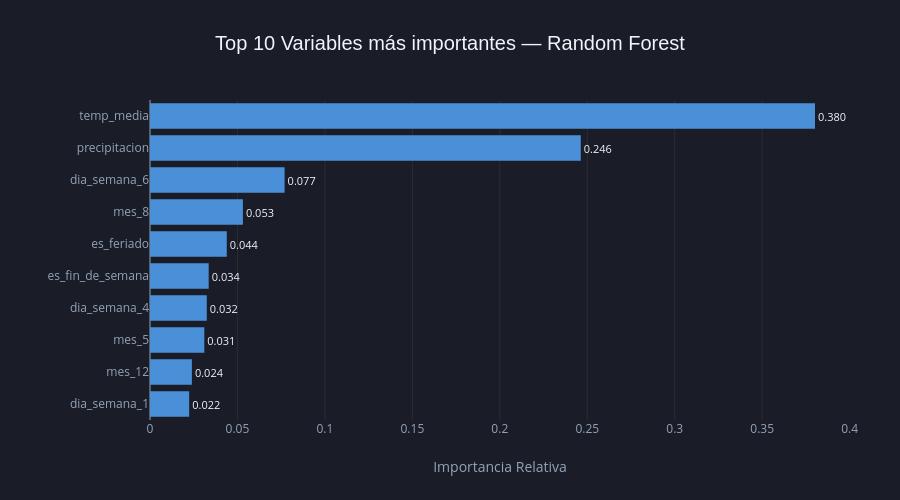

Notebook code cell kept with this figure:
### Markdown cell above
Análisis de la Relación Real vs. Predicho
El gráfico de dispersión (Scatter Plot) entre los valores reales y predichos expone la dificultad de ambos algoritmos para capturar la variabilidad de la siniestralidad vial. La línea de puntos roja representa la "predicción perfecta" (donde el valor real y el predicho coinciden).
Visualmente, se observa que ambos modelos sufren de un sesgo de subestimación: las predicciones se agrupan de forma casi horizontal en el rango inferior (entre 0.00 y 0.03), siendo incapaces de proyectar los casos donde la probabilidad real escala hasta 0.20.

Diagnóstico del Coeficiente de Determinación (R^2)

•	Regresión Lineal (R^2 = 0.0158): Explica apenas el 1.58% de la varianza del fenómeno. El modelo lineal no encuentra una estructura clara, distribuyendo sus predicciones en una nube difusa en la base del gráfico.

•	Random Forest (R^2 = -0.1227): Al arrojar un valor negativo sobre el conjunto de test, se evidencia un problema crítico de sobreajuste (overfitting) en el entrenamiento o una severa penalización por el desbalance de los datos. El modelo comete errores sistemáticos más grandes que la varianza natural de la variable objetivo.

### Code cell
# ── Gráfico 3: Importancia de variables — Random Forest ───────────────────────

# 1. Recuperar los nombres de features tras el OneHotEncoder
ohe_feature_names = (
    pipeline_rf
    .named_steps['preprocesamiento']
    .named_transformers_['cat']
    .get_feature_names_out(cat_features)
    .tolist()
)
all_feature_names = num_features + ohe_feature_names + bin_features

# 2. Calcular las importancias y ordenar de menor a mayor
importancias = pd.Series(
    pipeline_rf.named_steps['modelo'].feature_importances_,
    index=all_feature_names
).sort_values(ascending=True)

# Tomamos las 10 más importantes
df_importancias = importancias.tail(10).reset_index()
df_importancias.columns = ['Variable', 'Importancia']

# 3. Creamos el gráfico de barras horizontales interactivo
fig_importancias = px.bar(
    df_importancias,
    x='Importancia',
    y='Variable',
    orientation='h',
    title='Top 10 Variables más importantes — Random Forest',
    labels={'Importancia': 'Importancia Relativa', 'Variable': ''},
    color_discrete_sequence=['#4A90D9'], # Azul vibrante para que destaque en fondo oscuro
    text_auto='.3f' 
)

# 4. DISEÑO UNIFICADO OSCURO
fig_importancias.update_layout(
    template=None,
    paper_bgcolor='#1A1D27', # Fondo tarjeta oscuro
    plot_bgcolor='#1A1D27',  # Fondo gráfico oscuro
    
    title_font_size=20,
    title_font_family='Arial',
    font_color='#F1F5F9',    # Letras claras
    
    height=500,
    width=900,
    showlegend=False, 
    margin=dict(l=150, r=50) # Mantenemos el margen vital para los nombres de las variables
)

# 5. Ajustes de legibilidad para ejes y grillas tenues
fig_importancias.update_xaxes(
    showgrid=True, 
    gridcolor='rgba(255,255,255,0.07)', 
    color='#94A3B8',
    tickfont=dict(color='#94A3B8')
)
fig_importancias.update_yaxes(
    showgrid=False, # Sin grilla horizontal para un diseño más limpio
    color='#94A3B8',
    tickfont=dict(size=12, color='#94A3B8')
)

# Posicionamos los números por fuera de la barra y forzamos su color claro
fig_importancias.update_traces(
    textposition='outside', 
    textfont=dict(size=11, color='#F1F5F9')
)

# Mostramos la visualización interactiva
fig_importancias.show()

### Figure 1 — Plotly figure (JSON) as saved in the notebook; plotly's stock layout.template omitted (floating-point values rounded to 4 significant figures)
{"data": [{"hovertemplate": "Importancia Relativa=%{x}<br>=%{y}<extra></extra>", "legendgroup": "", "marker": {"color": "#4A90D9", "pattern": {"shape": ""}}, "name": "", "orientation": "h", "showlegend": false, "textfont": {"color": "#F1F5F9", "size": 11}, "textposition": "outside", "texttemplate": "%{x:.3f}", "type": "bar", "x": [0.02239, 0.02394, 0.03105, 0.03246, 0.03356, 0.0439, 0.05311, 0.07696, 0.2463, 0.3802], "xaxis": "x", "y": ["dia_semana_1", "mes_12", "mes_5", "dia_semana_4", "es_fin_de_semana", "es_feriado", "mes_8", "dia_semana_6", "precipitacion", "temp_media"], "yaxis": "y"}], "layout": {"barmode": "relative", "font": {"color": "#F1F5F9"}, "height": 500, "legend": {"tracegroupgap": 0}, "margin": {"l": 150, "r": 50}, "paper_bgcolor": "#1A1D27", "plot_bgcolor": "#1A1D27", "showlegend": false, "title": {"font": {"family": "Arial", "size": 20}, "text": "Top 10 Variables más importantes — Random Forest"}, "width": 900, "xaxis": {"anchor": "y", "color": "#94A3B8", "domain": [0, 1], "gridcolor": "rgba(255,255,255,0.07)", "showgrid": true, "tickfont": {"color": "#94A3B8"}, "title": {"text": "Importancia Relativa"}}, "yaxis": {"anchor": "x", "color": "#94A3B8", "domain": [0, 1], "showgrid": false, "tickfont": {"color": "#94A3B8", "size": 12}, "title": {"text": ""}}}}
